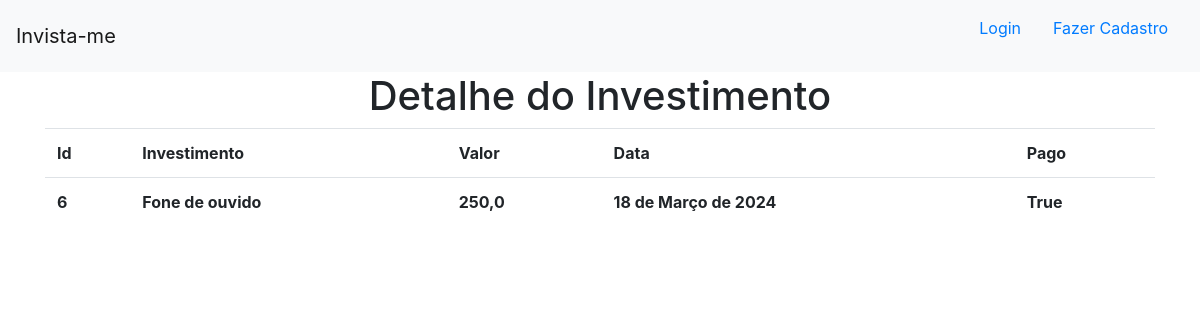
Page //6 on the committed database.
### invista_me/models.py (models this page shows)
class Investimento(models.Model):
  investimento = models.TextField(max_length=255)
  valor = models.FloatField()
  pago = models.BooleanField(default=False)
  data = models.DateField(default=datetime.now)

### invista_me/views.py (the view)
# urls.py: path('/<int:id_investimento>', views.detalhe, name='detalhe')
def detalhe(request, id_investimento):
  dados = {
    'dados': Investimento.objects.get(pk=id_investimento)
  }
  return render(request, 'investimentos/detalhe.html', dados)

### invista_me/templates/investimentos/detalhe.html
{% extends 'investimentos/base.html' %} {% block conteudo %}
<h1 style="text-align: center">Detalhe do Investimento</h1>
<div class="container">
  <table class="table table-hover table bordered">
    <tr>
      <th>Id</th>
      <th>Investimento</th>
      <th>Valor</th>
      <th>Data</th>
      <th>Pago</th>
    </tr>
    <tr>
      <th>{{dados.id}}</th>
      <th>{{dados.investimento}}</th>
      <th>{{dados.valor}}</th>
      <th>{{dados.data}}</th>
      <th>{{dados.pago}}</th>
    </tr>
  </table>
</div>
{% endblock %}

### rows in the picture
Investimento: id "6", investimento "Fone de ouvido", valor "250,0", data "18 de Março de 2024", pago "True"
